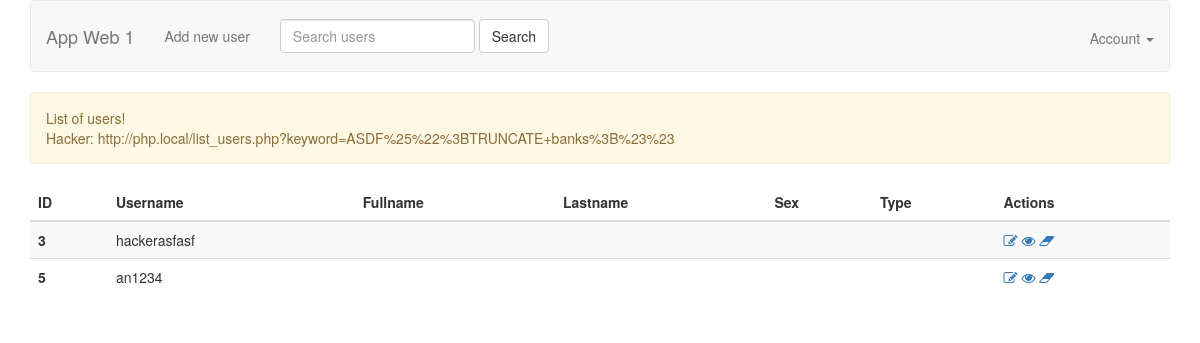
The page /list_users.php on the database as committed earlier.
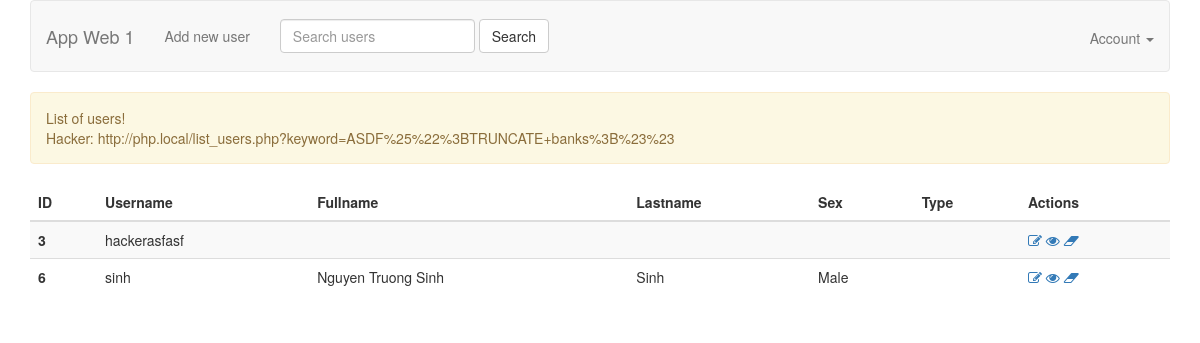
The same page on the database as committed later.
### tables this page shows
CREATE TABLE IF NOT EXISTS `users` (
  `id` int(11) NOT NULL AUTO_INCREMENT,
  `name` text NOT NULL,
  `fullname` varchar(100) DEFAULT NULL,
  `email` varchar(100) NOT NULL,
  `phone` varchar(10) DEFAULT NULL,
  `sex` varchar(20) DEFAULT NULL,
  `lastname` varchar(50) DEFAULT NULL,
  `type` varchar(100) DEFAULT NULL,
  `password` varchar(250) DEFAULT NULL,
  `cost` varchar(100) DEFAULT NULL,
  PRIMARY KEY (`id`)
);

### models/UserModel.php (called while the page is built, shortened)
<?php
require_once 'BaseModel.php';
class UserModel extends BaseModel
{
    public function getUsers($params = [])
    {
        if (!empty($params['keyword'])) {
            $sql = 'SELECT * FROM users WHERE name LIKE "%' . $params['keyword'] . '%"';
            $users = self::$_connection->multi_query($sql);
        } else {
            $sql = 'SELECT * FROM users';
            $users = $this->select($sql);
        }
        return $users;
    }
}

### models/BaseModel.php (called while the page is built, shortened)
<?php
abstract class BaseModel {
    protected static $_connection;
    public function __construct() {
        if (!isset(self::$_connection)) {
            self::$_connection = mysqli_connect(DB_HOST, DB_USER, DB_PASSWORD, DB_NAME, DB_PORT);
        }
    }
    protected function query($sql) {
        $result = self::$_connection->query($sql);
        return $result;
    }
    protected function select($sql) {
        $result = $this->query($sql);
        $rows = [];
        if (!empty($result)) {
            while ($row = $result->fetch_assoc()) {
                $rows[] = $row;
            }
        }
        return $rows;
    }
}

### list_users.php (the view, shortened to what this page needs)
<?php
require_once 'models/UserModel.php';
$userModel = new UserModel();
$params = [];
$users = $userModel->getUsers($params);
?>
<!DOCTYPE html>
<html>
<head>
    <?php include 'views/meta.php' ?>
</head>
<body>
    <?php include 'views/header.php'?>
    <div class="container">
        <?php if (!empty($users)) {?>
        <div class="alert alert-warning" role="alert">
            List of users! <br>
            Hacker: http://php.local/list_users.php?keyword=ASDF%25%22%3BTRUNCATE+banks%3B%23%23
        </div>
        <table class="table table-striped">
            <thead>
                <tr>
                    <th scope="col">ID</th>
                    <th scope="col">Username</th>
                    <th scope="col">Fullname</th>
                    <th scope="col">Lastname</th>
                    <th scope="col">Sex</th>
                    <th scope="col">Type</th>
                    <th scope="col">Actions</th>
                </tr>
            </thead>
            <tbody>
                <?php foreach ($users as $user) {?>
                <tr>
                    <th scope="row"><?php echo $user['id']?></th>
                    <td>
                        <?php echo $user['name']?>
                    </td>
                    <td>
                        <?php echo $user['fullname']?>
                    </td>
                    <td>
                        <?php echo $user['lastname']?>
                    </td>
                    <td>
                        <?php
                        if (!empty($user['sex'])){
                            if($user['sex'] == '1'){
                                echo 'Male';
                            }else if($user['sex'] == '2'){
                                echo 'Female';
                            }else{
                                echo 'other';
                            }
                        }
                        ?>
                    </td>
                    <td>
                    </td>
                    <td>
                        <a href="form_user.php?id=<?php echo $user['id'] ?>">
                            <i class="fa fa-pencil-square-o" aria-hidden="true" title="Update"></i>
                        </a>
                        <a href="view_user.php?id=<?php echo $user['id'] ?>">
                            <i class="fa fa-eye" aria-hidden="true" title="View"></i>
                        </a>
                        <a href="delete_user.php?id=<?php echo $user['id'] ?>">
                            <i class="fa fa-eraser" aria-hidden="true" title="Delete"></i>
                        </a>
                    </td>
                </tr>
                <?php } ?>
            </tbody>
        </table>
        <?php }else { ?>
        <div class="alert alert-dark" role="alert">
            This is a dark alert—check it out!
        </div>
        <?php } ?>
    </div>
</body>
</html>

### views/meta.php (shortened to what this page needs)
<link rel="stylesheet" type="text/css" href="public/css/styles.css">
<link rel="stylesheet" type="text/css" href="public/css/bootstrap.min-3.3.7.css">
<link rel="stylesheet" type="text/css" href="public/css/font-awesome.min-4.6.3.css">

### views/header.php (shortened to what this page needs)
<?php
$keyword = '';
?>
<div class="container">
    <nav class="navbar navbar-icon-top navbar-default">
            <div class="navbar-header">
                <a class="navbar-brand" href="list_users.php">App Web 1</a>
            </div>
            <div class="collapse navbar-collapse" id="bs-example-navbar-collapse-1">
                <ul class="nav navbar-nav">
                    <li><a href="form_user.php">Add new user</a></li>
                </ul>
                <form class="navbar-form navbar-left">
                    <div class="form-group">
                        <input type="text" name="keyword" class="form-control" placeholder="Search users"
                               value="<?php echo $keyword ?>"
                        >
                    </div>
                    <button type="submit" class="btn btn-default">Search</button>
                </form>
                <ul class="nav navbar-nav navbar-right">
                    <li class="dropdown">
                        <a href="#" class="dropdown-toggle" data-toggle="dropdown" role="button" aria-haspopup="true" aria-expanded="false">
                            Account <span class="caret"></span>
                        </a>
                    </li>
                </ul>
            </div>
    </nav>
</div>

### public/css/styles.css (style rules this page uses)
.btn { padding: 10px; font-size: 15px; color: white; background: #5F9EA0; border: none; border-radius: 5px; }
@media (min-width: 768px) { .navbar-icon-top .navbar-brand { padding: 25px 15px; } }
@media (min-width: 768px) { .navbar-icon-top .navbar-btn, .navbar-icon-top .navbar-form { margin-top: 18px; margin-bottom: 18px; } }
@media (min-width: 768px) { .navbar-icon-top .navbar-nav>li>a { text-align: center; display: table-cell; height: 70px; vertical-align: middle; padding-top: 0; padding-bottom: 0; } }

Rows that differ between the two databases and show on the page:
removed users: id "5", name "an1234"
added users: id "6", name "sinh", fullname "Nguyen Truong Sinh", lastname "Sinh", sex "Male"
